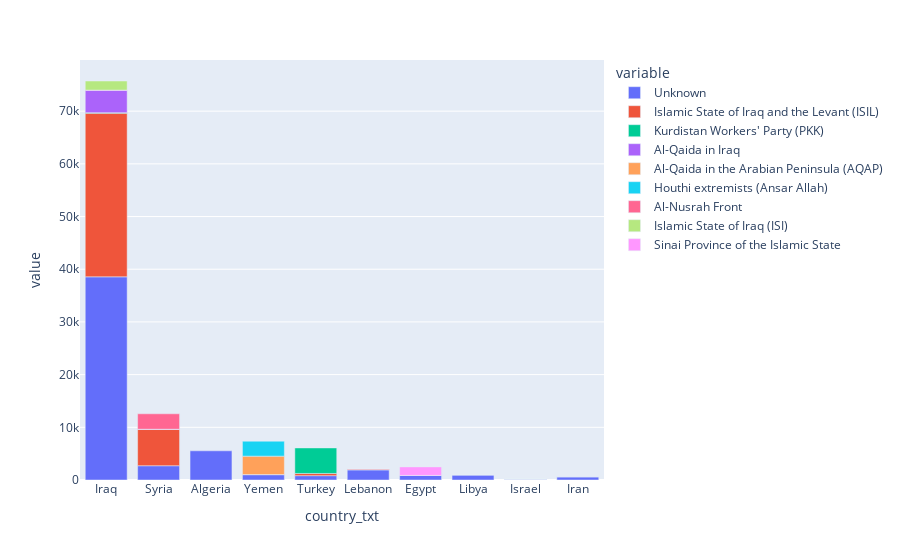

Source (notebook cell):
### Code cell
fig = px.bar(df_stacked_pivot.reset_index(), x='country_txt', y=df_stacked_pivot.columns)
fig.show()

### Figure 1 — Plotly figure (JSON) as saved in the notebook; plotly's stock layout.template omitted (floating-point values rounded to 4 significant figures)
{"data": [{"alignmentgroup": "True", "hovertemplate": "variable=Unknown<br>country_txt=%{x}<br>value=%{y}<extra></extra>", "legendgroup": "Unknown", "marker": {"color": "#636efa", "pattern": {"shape": ""}}, "name": "Unknown", "offsetgroup": "Unknown", "orientation": "v", "showlegend": true, "textposition": "auto", "type": "bar", "x": ["Iraq", "Syria", "Algeria", "Yemen", "Turkey", "Lebanon", "Egypt", "Libya", "Israel", "Iran"], "xaxis": "x", "y": [38560, 2710, 5540, 1023, 826, 1917, 857, 942, 149, 612], "yaxis": "y"}, {"alignmentgroup": "True", "hovertemplate": "variable=Islamic State of Iraq and the Levant (ISIL)<br>country_txt=%{x}<br>value=%{y}<extra></extra>", "legendgroup": "Islamic State of Iraq and the Levant (ISIL)", "marker": {"color": "#EF553B", "pattern": {"shape": ""}}, "name": "Islamic State of Iraq and the Levant (ISIL)", "offsetgroup": "Islamic State of Iraq and the Levant (ISIL)", "orientation": "v", "showlegend": true, "textposition": "auto", "type": "bar", "x": ["Iraq", "Syria", "Algeria", "Yemen", "Turkey", "Lebanon", "Egypt", "Libya", "Israel", "Iran"], "xaxis": "x", "y": [31058, 6883, null, 2, 416, 141, 10, 5, 0, 17], "yaxis": "y"}, {"alignmentgroup": "True", "hovertemplate": "variable=Kurdistan Workers' Party (PKK)<br>country_txt=%{x}<br>value=%{y}<extra></extra>", "legendgroup": "Kurdistan Workers' Party (PKK)", "marker": {"color": "#00cc96", "pattern": {"shape": ""}}, "name": "Kurdistan Workers' Party (PKK)", "offsetgroup": "Kurdistan Workers' Party (PKK)", "orientation": "v", "showlegend": true, "textposition": "auto", "type": "bar", "x": ["Iraq", "Syria", "Algeria", "Yemen", "Turkey", "Lebanon", "Egypt", "Libya", "Israel", "Iran"], "xaxis": "x", "y": [99, 1, null, null, 4845, null, null, null, null, 6], "yaxis": "y"}, {"alignmentgroup": "True", "hovertemplate": "variable=Al-Qaida in Iraq<br>country_txt=%{x}<br>value=%{y}<extra></extra>", "legendgroup": "Al-Qaida in Iraq", "marker": {"color": "#ab63fa", "pattern": {"shape": ""}}, "name": "Al-Qaida in Iraq", "offsetgroup": "Al-Qaida in Iraq", "orientation": "v", "showlegend": true, "textposition": "auto", "type": "bar", "x": ["Iraq", "Syria", "Algeria", "Yemen", "Turkey", "Lebanon", "Egypt", "Libya", "Israel", "Iran"], "xaxis": "x", "y": [4273, 46, null, null, null, null, null, null, null, null], "yaxis": "y"}, {"alignmentgroup": "True", "hovertemplate": "variable=Al-Qaida in the Arabian Peninsula (AQAP)<br>country_txt=%{x}<br>value=%{y}<extra></extra>", "legendgroup": "Al-Qaida in the Arabian Peninsula (AQAP)", "marker": {"color": "#FFA15A", "pattern": {"shape": ""}}, "name": "Al-Qaida in the Arabian Peninsula (AQAP)", "offsetgroup": "Al-Qaida in the Arabian Peninsula (AQAP)", "orientation": "v", "showlegend": true, "textposition": "auto", "type": "bar", "x": ["Iraq", "Syria", "Algeria", "Yemen", "Turkey", "Lebanon", "Egypt", "Libya", "Israel", "Iran"], "xaxis": "x", "y": [null, null, null, 3504, null, null, null, null, null, null], "yaxis": "y"}, {"alignmentgroup": "True", "hovertemplate": "variable=Houthi extremists (Ansar Allah)<br>country_txt=%{x}<br>value=%{y}<extra></extra>", "legendgroup": "Houthi extremists (Ansar Allah)", "marker": {"color": "#19d3f3", "pattern": {"shape": ""}}, "name": "Houthi extremists (Ansar Allah)", "offsetgroup": "Houthi extremists (Ansar Allah)", "orientation": "v", "showlegend": true, "textposition": "auto", "type": "bar", "x": ["Iraq", "Syria", "Algeria", "Yemen", "Turkey", "Lebanon", "Egypt", "Libya", "Israel", "Iran"], "xaxis": "x", "y": [null, null, null, 2834, null, null, null, null, null, null], "yaxis": "y"}, {"alignmentgroup": "True", "hovertemplate": "variable=Al-Nusrah Front<br>country_txt=%{x}<br>value=%{y}<extra></extra>", "legendgroup": "Al-Nusrah Front", "marker": {"color": "#FF6692", "pattern": {"shape": ""}}, "name": "Al-Nusrah Front", "offsetgroup": "Al-Nusrah Front", "orientation": "v", "showlegend": true, "textposition": "auto", "type": "bar", "x": ["Iraq", "Syria", "Algeria", "Yemen", "Turkey", "Lebanon", "Egypt", "Libya", "Israel", "Iran"], "xaxis": "x", "y": [8, 2926, null, null, null, 44, null, null, null, null], "yaxis": "y"}, {"alignmentgroup": "True", "hovertemplate": "variable=Islamic State of Iraq (ISI)<br>country_txt=%{x}<br>value=%{y}<extra></extra>", "legendgroup": "Islamic State of Iraq (ISI)", "marker": {"color": "#B6E880", "pattern": {"shape": ""}}, "name": "Islamic State of Iraq (ISI)", "offsetgroup": "Islamic State of Iraq (ISI)", "orientation": "v", "showlegend": true, "textposition": "auto", "type": "bar", "x": ["Iraq", "Syria", "Algeria", "Yemen", "Turkey", "Lebanon", "Egypt", "Libya", "Israel", "Iran"], "xaxis": "x", "y": [1726, null, null, null, null, null, null, null, null, null], "yaxis": "y"}, {"alignmentgroup": "True", "hovertemplate": "variable=Sinai Province of the Islamic State<br>country_txt=%{x}<br>value=%{y}<extra></extra>", "legendgroup": "Sinai Province of the Islamic State", "marker": {"color": "#FF97FF", "pattern": {"shape": ""}}, "name": "Sinai Province of the Islamic State", "offsetgroup": "Sinai Province of the Islamic State", "orientation": "v", "showlegend": true, "textposition": "auto", "type": "bar", "x": ["Iraq", "Syria", "Algeria", "Yemen", "Turkey", "Lebanon", "Egypt", "Libya", "Israel", "Iran"], "xaxis": "x", "y": [null, null, null, null, null, null, 1621, null, 0, null], "yaxis": "y"}], "layout": {"barmode": "relative", "legend": {"title": {"text": "variable"}, "tracegroupgap": 0}, "margin": {"t": 60}, "xaxis": {"anchor": "y", "domain": [0, 1], "title": {"text": "country_txt"}}, "yaxis": {"anchor": "x", "domain": [0, 1], "title": {"text": "value"}}}}
